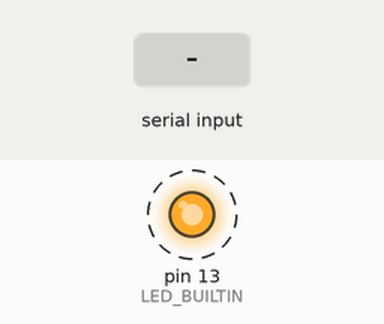
A sketch run on a simulated Arduino Mega 2560, built with avr-gcc and run on an emulated ATmega2560. Shown: output pins drawn as LEDs (lit = HIGH). Dashed ring = blinking. Inputs (shaded band) come from the test bench. What the sketch prints to the serial monitor is not drawn.

Above: at 1.2 s.
1.3 s: "1" received over Serial
Timing chart, 0 to 10.3 s (numbered marks = the images above; inputs shaded):
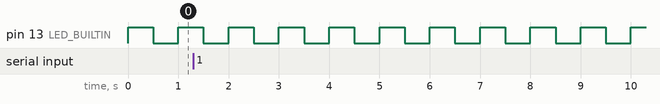

The sketch:

serial_test.ino
```cpp
#define NUM_UARTS 4
HardwareSerial* uart[NUM_UARTS] = { &Serial, &Serial1, &Serial2, &Serial3 };
String buffer[NUM_UARTS];
unsigned long last_input_msec[NUM_UARTS];
unsigned long last_output_msec[NUM_UARTS];
uint8_t led_state;

void setup()
{
  for (int s = 0; s < NUM_UARTS; s++) {
    uart[s]->begin(115200);
    buffer[s] = "";
    last_input_msec[s] = 0;
    last_output_msec[s] = 0;
  }

  pinMode(LED_BUILTIN, OUTPUT);
  led_state = LOW;
  digitalWrite(LED_BUILTIN, led_state);

  Serial.print("tester initialized with ");
  Serial.print(NUM_UARTS, DEC);
  Serial.println(" serial ports");
}

void do_led(unsigned long time_msec)
{
  uint8_t new_led_state = led_state;	// default to current state

  // flash at 1 Hz, 50% duty cycle
  if ((time_msec / 500) % 2 == 0) {	// current half second even/odd
    new_led_state = HIGH;
  } else {
    new_led_state = LOW;
  }

  if (led_state != new_led_state) {
    led_state = new_led_state;
    digitalWrite(LED_BUILTIN, led_state);
  }
}


void loop()
{
  const unsigned long loop_start_time_msec = millis();
  for (int s = 0; s < NUM_UARTS; s++) {
    int len = uart[s]->available();
    if (len > 0) {
      last_input_msec[s] = loop_start_time_msec;
      // pre-allocate the needed space
      buffer[s].reserve(buffer[s].length() + len);
      while (len-- > 0) {
        buffer[s] += (char)uart[s]->read();
      }
    }
    if (buffer[s].length() > 0 && loop_start_time_msec >= last_input_msec[s] + 2) {
      Serial.print(millis(), DEC);
      Serial.print(": serial ");
      Serial.print(s, DEC);
      Serial.print(" says ");
      Serial.println(buffer[s]);
      buffer[s] = "";
    }
    if (loop_start_time_msec >= last_output_msec[s] + 5000) {
      last_output_msec[s] = loop_start_time_msec;
      if (s == 0) {
        Serial.println();
        Serial.print(loop_start_time_msec, DEC);
        Serial.print(": ");
      } else {
        const char id = '0' + s;
        uart[s]->write(id);
        Serial.print(id);
      }
    }
  }
  do_led(loop_start_time_msec);
}
```

Measured:
- by itself, pin 13 (LED_BUILTIN): alternates HIGH for 0.50 s and LOW for 0.50 s
